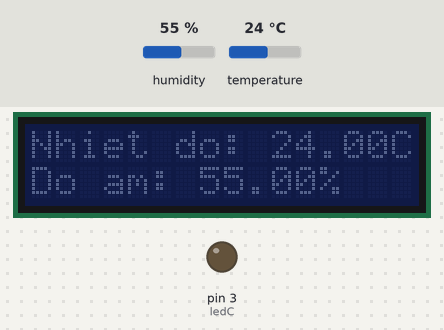
The sketch below on a simulated Arduino Uno, built with avr-gcc and run on an emulated ATmega328P. Shown: 16×2 character LCD, output pins drawn as LEDs (lit = HIGH). Dashed ring = blinking. The test bench sets the inputs (shaded band); at power-on: temperature 24 °C, humidity 55 %.

Above: at 1.3 s.
1.4 s: temperature set to 29.4 °C
At 3.5 s:
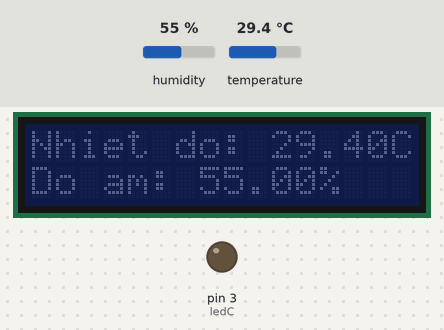
4.1 s: temperature set to 30.6 °C
At 4.8 s:
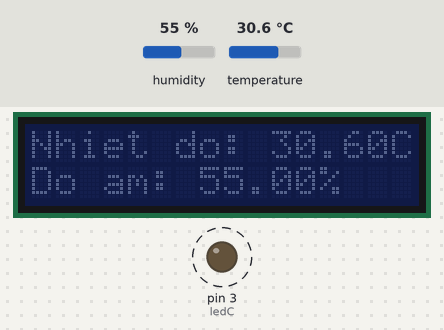
9.8 s: humidity set to 22 %
At 10.7 s:
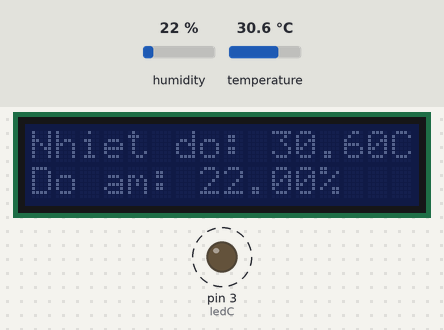
12.5 s: humidity set to 40 %
At 14.9 s:
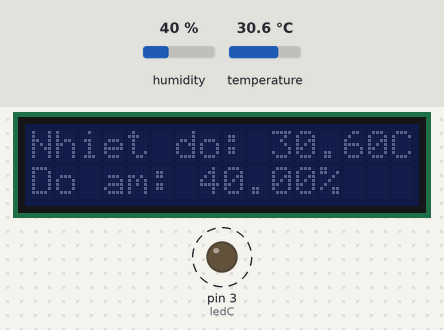
Timing chart, 0 to 16.9 s (numbered marks = the images above; inputs shaded):
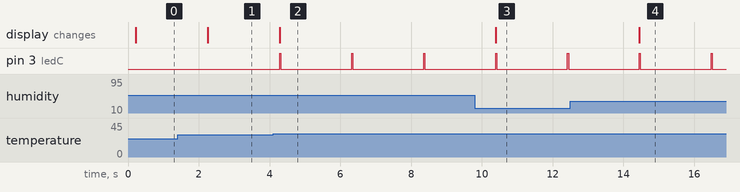

The sketch:

Cau2.ino
```cpp
#include <Wire.h>
#include <LiquidCrystal_I2C.h>

#include "DHT.h"

#define DHTPIN 2
#define DHTTYPE SDA
DHT dht(DHTPIN, DHTTYPE);

LiquidCrystal_I2C lcd(0x27, 16, 2);

float h, t = 0;

unsigned long time_cur = 0;
unsigned long time_last = 0;
unsigned long time_ledC = 2000;


#define ledC 3

void setup() {
  lcd.init();
  dht.begin();

  pinMode(ledC, OUTPUT);

  lcd.setCursor(0, 0);
  lcd.print("21022008");
  lcd.setCursor(0, 1);
  lcd.print("Nguyen Huu Tho");
  // delay(15000);
  delay(100);
  lcd.clear();
}

void showlcd(){
  h = dht.readHumidity();
  t = dht.readTemperature();

  lcd.setCursor(0, 0);
  lcd.print("Nhiet do: ");
  lcd.print(t);
  lcd.print("C");
  lcd.setCursor(0, 1);
  lcd.print("Do am: ");
  lcd.print(h);
  lcd.print("%");
}

void loop() {
  showlcd();
  time_cur = millis();
  if(t > 30){
    if(time_cur - time_last > time_ledC){
      digitalWrite(ledC, !digitalRead(ledC));
      time_last = time_cur;
    } else {
      digitalWrite(ledC, LOW);
    }
  }
}
```

Measured:
- the behaviour switches between 30 and 30.1 °C on temperature (found by bisection; images 1 and 2)
- after the input at 1.4 s, the display: changes after 0.86 s (image 1)
- after the input at 4.1 s, pin 3 (ledC): alternates HIGH for 0.03 s and LOW for 2.0 s, starting after 0.19 s; the display: changes after 0.19 s (image 2)
- after the input at 9.8 s, the display: changes after 0.59 s (image 3)
- after the input at 12.5 s, the display: changes after 2.0 s (image 4)
